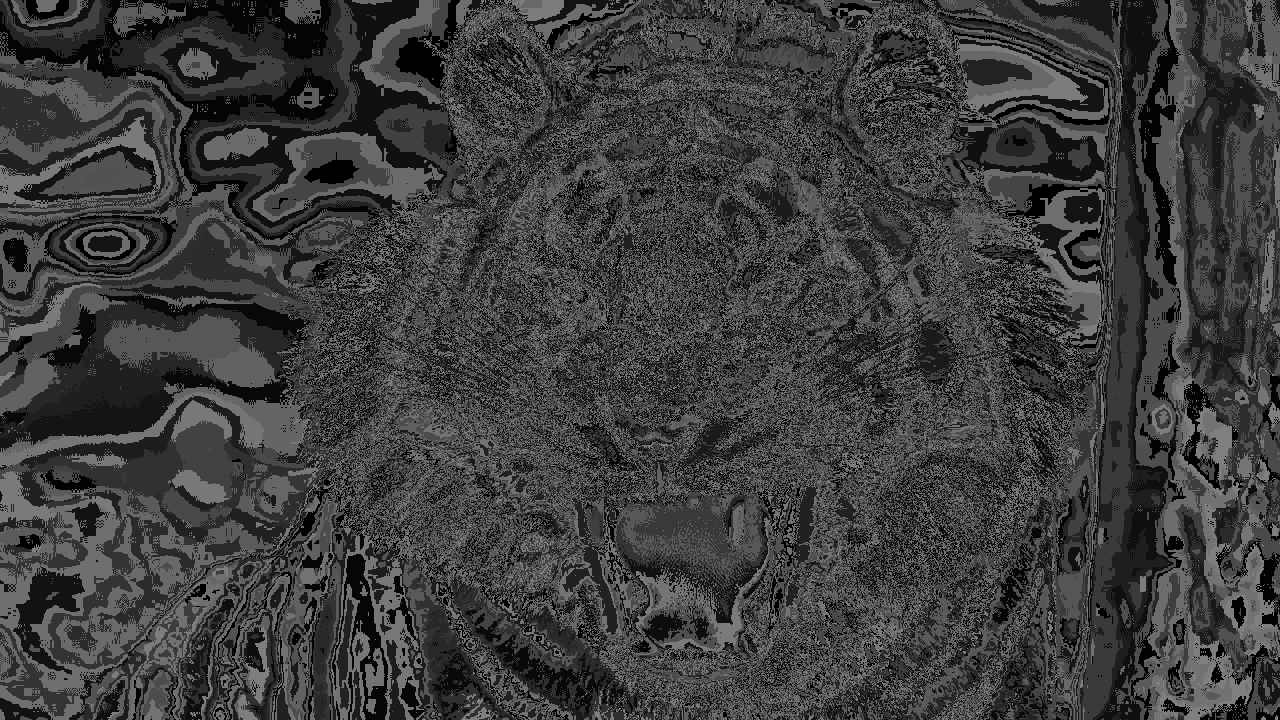
#> input picture logistic_regression/GMM/image_compression/data/compressed_tiger.png, 1280 x 720 px
$ python img_decompress.py
#> lines starting #> are read from the running program, lines starting #| are printed output that depends on the picture
"""
@author: Zach
@time:   2022/5/19 上午10:08
@E-mail: one.bud@foxmail.com
@IDE:    PyCharm
@File:   img_decompress.py
@Intro:  解压缩展示图像
"""
from skimage import io
import numpy as np

centers = np.load('./data/codebook_tiger.npy')  # (128, 3)
#> (reads logistic_regression/GMM/image_compression/data/codebook_tiger.npy from the repository)
c_image = io.imread('./data/compressed_tiger.png')  # (720, 1280)
#> c_image is the input picture: shape (720, 1280); min 0, max 127, mean 61.5

image = np.zeros((c_image.shape[0], c_image.shape[1], 3), dtype=np.uint8)  # (720, 1280, 3) 为图像创建一个容器
for i in range(c_image.shape[0]):
    for j in range(c_image.shape[1]):
        image[i, j, :] = centers[c_image[i, j], :]
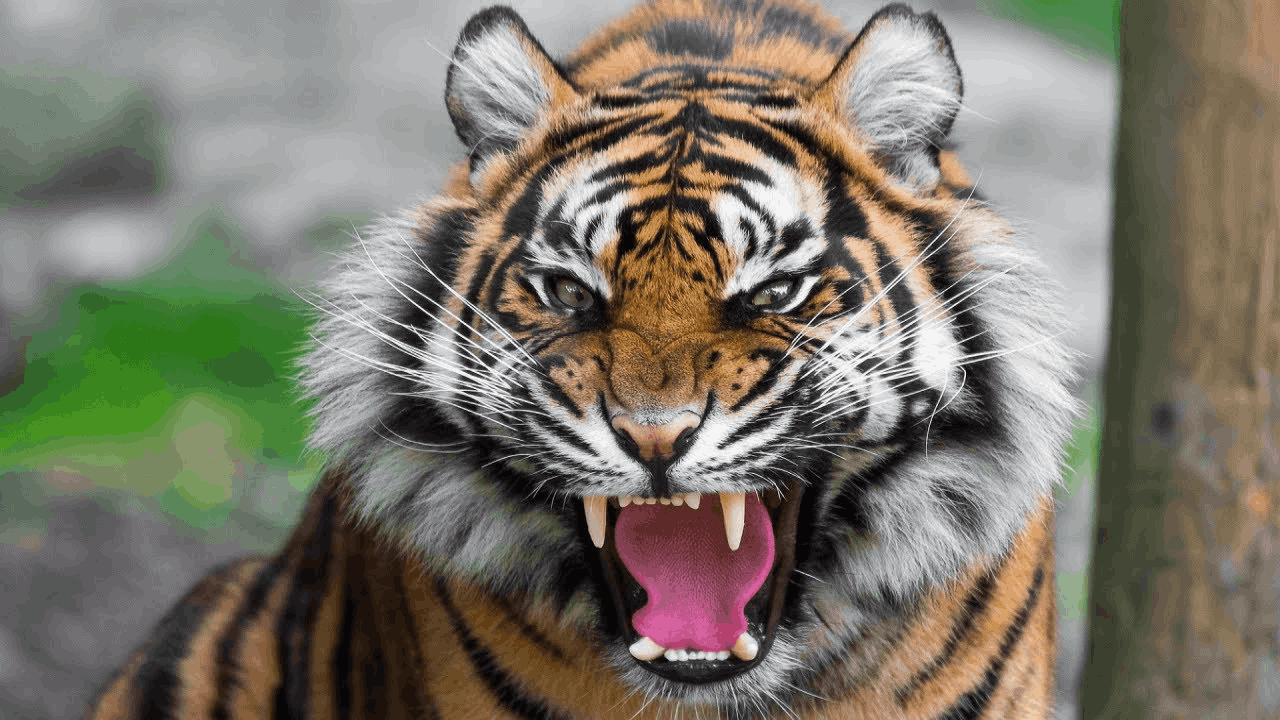
#> image: shape (720, 1280, 3); mean of channels 0, 1, 2 123, 118.4, 104.9; drawn as R, G, B

io.imsave('./data/reconstructed_tiger.png', image)
io.imshow(image)
io.show()
